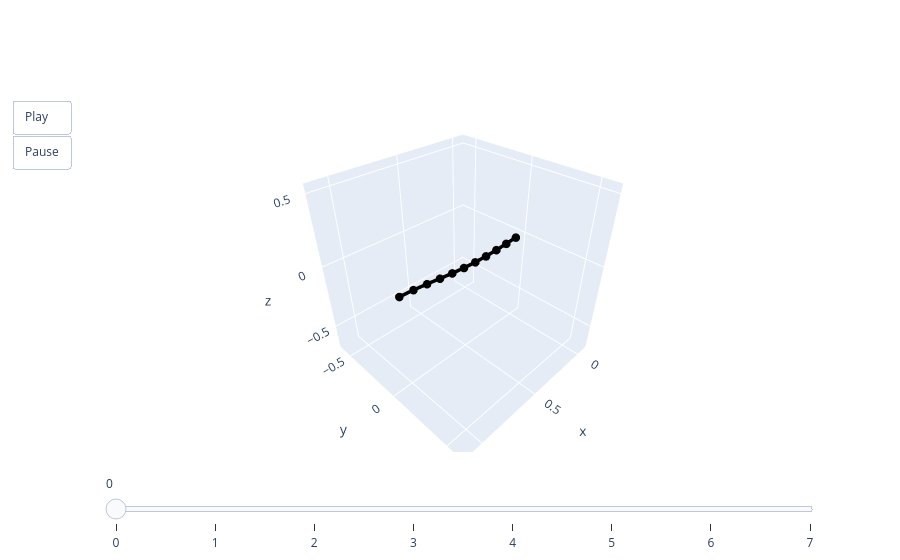

Source (notebook cell):
### Code cell
animate(pred[0])

### Figure 1 — Plotly figure (JSON) as saved in the notebook; plotly's stock layout.template omitted (floating-point values rounded to 4 significant figures)
{"data": [{"line": {"color": "black", "width": 7}, "marker": {"size": 5}, "mode": "lines+markers", "type": "scatter3d", "x": [0, 0.1024, 0.2057, 0.3092, 0.4128, 0.5163, 0.6195, 0.7223, 0.8247, 0.927, 1.029], "y": [0, 0, 0, 0, 0, 0, 0, 0, 0, 0, 0], "z": [0, -0.007506, -0.01368, -0.01677, -0.01583, -0.0106, -0.001598, 0.009995, 0.02236, 0.03315, 0.03951]}], "layout": {"scene": {"aspectmode": "cube", "xaxis": {"autorange": false, "range": [-0.105, 1.155]}, "yaxis": {"autorange": false, "range": [-0.6298, 0.6298]}, "zaxis": {"autorange": false, "range": [-0.6991, 0.5605]}}, "sliders": [{"steps": [{"args": [["0"], {"frame": {"duration": 0, "redraw": true}, "mode": "immediate"}], "label": "0", "method": "animate"}, {"args": [["1"], {"frame": {"duration": 0, "redraw": true}, "mode": "immediate"}], "label": "1", "method": "animate"}, {"args": [["2"], {"frame": {"duration": 0, "redraw": true}, "mode": "immediate"}], "label": "2", "method": "animate"}, {"args": [["3"], {"frame": {"duration": 0, "redraw": true}, "mode": "immediate"}], "label": "3", "method": "animate"}, {"args": [["4"], {"frame": {"duration": 0, "redraw": true}, "mode": "immediate"}], "label": "4", "method": "animate"}, {"args": [["5"], {"frame": {"duration": 0, "redraw": true}, "mode": "immediate"}], "label": "5", "method": "animate"}, {"args": [["6"], {"frame": {"duration": 0, "redraw": true}, "mode": "immediate"}], "label": "6", "method": "animate"}, {"args": [["7"], {"frame": {"duration": 0, "redraw": true}, "mode": "immediate"}], "label": "7", "method": "animate"}]}], "updatemenus": [{"buttons": [{"args": [null, {"frame": {"duration": 50, "redraw": true}, "fromcurrent": true}], "label": "Play", "method": "animate"}, {"args": [[null], {"frame": {"duration": 0, "redraw": true}, "mode": "immediate"}], "label": "Pause", "method": "animate"}], "showactive": false, "type": "buttons"}]}}
